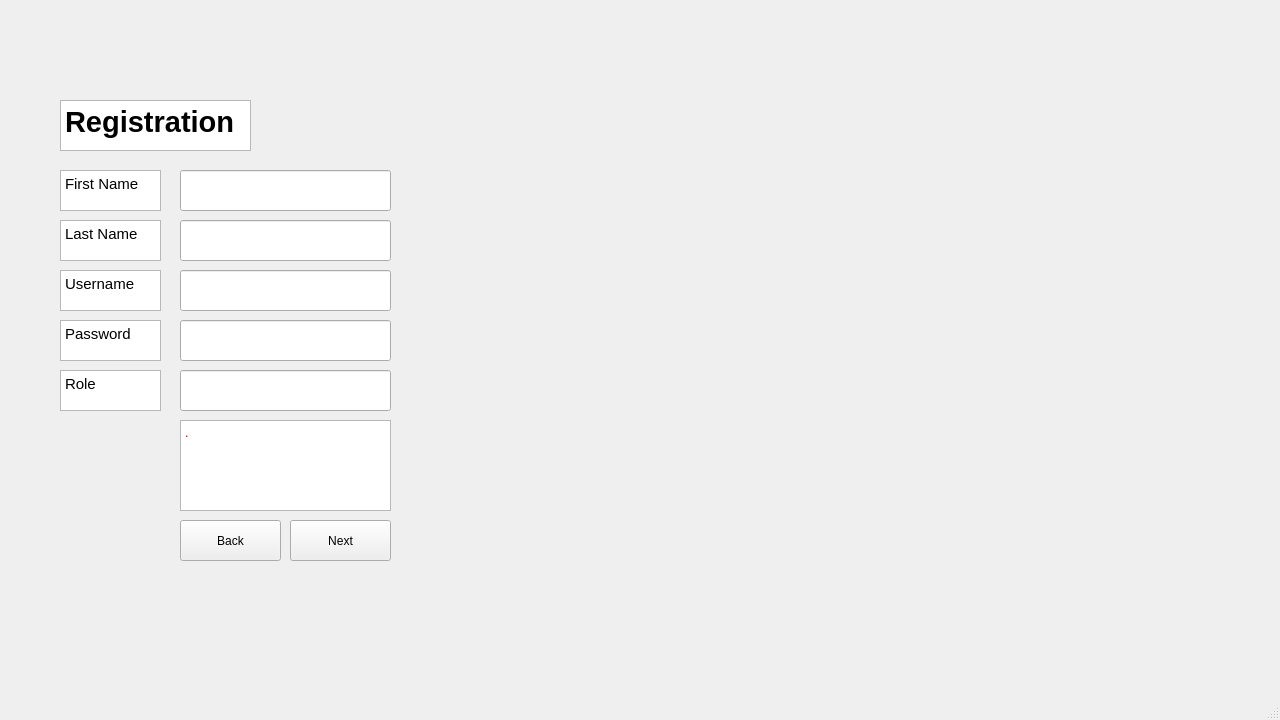
<?xml version="1.0" encoding="UTF-8"?>
<ui version="4.0">
 <class>registration_window</class>
 <widget class="QMainWindow" name="registration_window">
  <property name="geometry">
   <rect>
    <x>0</x>
    <y>0</y>
    <width>1280</width>
    <height>720</height>
   </rect>
  </property>
  <property name="minimumSize">
   <size>
    <width>1280</width>
    <height>720</height>
   </size>
  </property>
  <property name="maximumSize">
   <size>
    <width>1280</width>
    <height>720</height>
   </size>
  </property>
  <property name="windowTitle">
   <string>MainWindow</string>
  </property>
  <widget class="QWidget" name="centralwidget">
   <widget class="QTextBrowser" name="display_password">
    <property name="geometry">
     <rect>
      <x>60</x>
      <y>320</y>
      <width>101</width>
      <height>41</height>
     </rect>
    </property>
    <property name="html">
     <string>&lt;!DOCTYPE HTML PUBLIC &quot;-//W3C//DTD HTML 4.0//EN&quot; &quot;http://www.w3.org/TR/REC-html40/strict.dtd&quot;&gt;
&lt;html&gt;&lt;head&gt;&lt;meta name=&quot;qrichtext&quot; content=&quot;1&quot; /&gt;&lt;meta charset=&quot;utf-8&quot; /&gt;&lt;style type=&quot;text/css&quot;&gt;
p, li { white-space: pre-wrap; }
hr { height: 1px; border-width: 0; }
li.unchecked::marker { content: &quot;\2610&quot;; }
li.checked::marker { content: &quot;\2612&quot;; }
&lt;/style&gt;&lt;/head&gt;&lt;body style=&quot; font-family:'Segoe UI'; font-size:9pt; font-weight:400; font-style:normal;&quot;&gt;
&lt;p style=&quot; margin-top:0px; margin-bottom:0px; margin-left:0px; margin-right:0px; -qt-block-indent:0; text-indent:0px;&quot;&gt;&lt;span style=&quot; font-size:11pt;&quot;&gt;Password&lt;/span&gt;&lt;/p&gt;&lt;/body&gt;&lt;/html&gt;</string>
    </property>
   </widget>
   <widget class="QTextBrowser" name="display_registration">
    <property name="geometry">
     <rect>
      <x>60</x>
      <y>100</y>
      <width>191</width>
      <height>51</height>
     </rect>
    </property>
    <property name="html">
     <string>&lt;!DOCTYPE HTML PUBLIC &quot;-//W3C//DTD HTML 4.0//EN&quot; &quot;http://www.w3.org/TR/REC-html40/strict.dtd&quot;&gt;
&lt;html&gt;&lt;head&gt;&lt;meta name=&quot;qrichtext&quot; content=&quot;1&quot; /&gt;&lt;meta charset=&quot;utf-8&quot; /&gt;&lt;style type=&quot;text/css&quot;&gt;
p, li { white-space: pre-wrap; }
hr { height: 1px; border-width: 0; }
li.unchecked::marker { content: &quot;\2610&quot;; }
li.checked::marker { content: &quot;\2612&quot;; }
&lt;/style&gt;&lt;/head&gt;&lt;body style=&quot; font-family:'Segoe UI'; font-size:9pt; font-weight:400; font-style:normal;&quot;&gt;
&lt;p style=&quot; margin-top:0px; margin-bottom:0px; margin-left:0px; margin-right:0px; -qt-block-indent:0; text-indent:0px;&quot;&gt;&lt;span style=&quot; font-size:22pt; font-weight:700;&quot;&gt;Registration&lt;/span&gt;&lt;/p&gt;&lt;/body&gt;&lt;/html&gt;</string>
    </property>
   </widget>
   <widget class="QTextBrowser" name="display_role">
    <property name="geometry">
     <rect>
      <x>60</x>
      <y>370</y>
      <width>101</width>
      <height>41</height>
     </rect>
    </property>
    <property name="html">
     <string>&lt;!DOCTYPE HTML PUBLIC &quot;-//W3C//DTD HTML 4.0//EN&quot; &quot;http://www.w3.org/TR/REC-html40/strict.dtd&quot;&gt;
&lt;html&gt;&lt;head&gt;&lt;meta name=&quot;qrichtext&quot; content=&quot;1&quot; /&gt;&lt;meta charset=&quot;utf-8&quot; /&gt;&lt;style type=&quot;text/css&quot;&gt;
p, li { white-space: pre-wrap; }
hr { height: 1px; border-width: 0; }
li.unchecked::marker { content: &quot;\2610&quot;; }
li.checked::marker { content: &quot;\2612&quot;; }
&lt;/style&gt;&lt;/head&gt;&lt;body style=&quot; font-family:'Segoe UI'; font-size:9pt; font-weight:400; font-style:normal;&quot;&gt;
&lt;p style=&quot; margin-top:0px; margin-bottom:0px; margin-left:0px; margin-right:0px; -qt-block-indent:0; text-indent:0px;&quot;&gt;&lt;span style=&quot; font-size:11pt;&quot;&gt;Role&lt;/span&gt;&lt;/p&gt;&lt;/body&gt;&lt;/html&gt;</string>
    </property>
   </widget>
   <widget class="QTextBrowser" name="display_lastname">
    <property name="geometry">
     <rect>
      <x>60</x>
      <y>220</y>
      <width>101</width>
      <height>41</height>
     </rect>
    </property>
    <property name="html">
     <string>&lt;!DOCTYPE HTML PUBLIC &quot;-//W3C//DTD HTML 4.0//EN&quot; &quot;http://www.w3.org/TR/REC-html40/strict.dtd&quot;&gt;
&lt;html&gt;&lt;head&gt;&lt;meta name=&quot;qrichtext&quot; content=&quot;1&quot; /&gt;&lt;meta charset=&quot;utf-8&quot; /&gt;&lt;style type=&quot;text/css&quot;&gt;
p, li { white-space: pre-wrap; }
hr { height: 1px; border-width: 0; }
li.unchecked::marker { content: &quot;\2610&quot;; }
li.checked::marker { content: &quot;\2612&quot;; }
&lt;/style&gt;&lt;/head&gt;&lt;body style=&quot; font-family:'Segoe UI'; font-size:9pt; font-weight:400; font-style:normal;&quot;&gt;
&lt;p style=&quot; margin-top:0px; margin-bottom:0px; margin-left:0px; margin-right:0px; -qt-block-indent:0; text-indent:0px;&quot;&gt;&lt;span style=&quot; font-size:11pt;&quot;&gt;Last Name&lt;/span&gt;&lt;/p&gt;&lt;/body&gt;&lt;/html&gt;</string>
    </property>
   </widget>
   <widget class="QTextBrowser" name="display_firstname">
    <property name="geometry">
     <rect>
      <x>60</x>
      <y>170</y>
      <width>101</width>
      <height>41</height>
     </rect>
    </property>
    <property name="html">
     <string>&lt;!DOCTYPE HTML PUBLIC &quot;-//W3C//DTD HTML 4.0//EN&quot; &quot;http://www.w3.org/TR/REC-html40/strict.dtd&quot;&gt;
&lt;html&gt;&lt;head&gt;&lt;meta name=&quot;qrichtext&quot; content=&quot;1&quot; /&gt;&lt;meta charset=&quot;utf-8&quot; /&gt;&lt;style type=&quot;text/css&quot;&gt;
p, li { white-space: pre-wrap; }
hr { height: 1px; border-width: 0; }
li.unchecked::marker { content: &quot;\2610&quot;; }
li.checked::marker { content: &quot;\2612&quot;; }
&lt;/style&gt;&lt;/head&gt;&lt;body style=&quot; font-family:'Segoe UI'; font-size:9pt; font-weight:400; font-style:normal;&quot;&gt;
&lt;p style=&quot; margin-top:0px; margin-bottom:0px; margin-left:0px; margin-right:0px; -qt-block-indent:0; text-indent:0px;&quot;&gt;&lt;span style=&quot; font-size:11pt;&quot;&gt;First Name&lt;/span&gt;&lt;/p&gt;&lt;/body&gt;&lt;/html&gt;</string>
    </property>
   </widget>
   <widget class="QTextBrowser" name="display_username">
    <property name="geometry">
     <rect>
      <x>60</x>
      <y>270</y>
      <width>101</width>
      <height>41</height>
     </rect>
    </property>
    <property name="html">
     <string>&lt;!DOCTYPE HTML PUBLIC &quot;-//W3C//DTD HTML 4.0//EN&quot; &quot;http://www.w3.org/TR/REC-html40/strict.dtd&quot;&gt;
&lt;html&gt;&lt;head&gt;&lt;meta name=&quot;qrichtext&quot; content=&quot;1&quot; /&gt;&lt;meta charset=&quot;utf-8&quot; /&gt;&lt;style type=&quot;text/css&quot;&gt;
p, li { white-space: pre-wrap; }
hr { height: 1px; border-width: 0; }
li.unchecked::marker { content: &quot;\2610&quot;; }
li.checked::marker { content: &quot;\2612&quot;; }
&lt;/style&gt;&lt;/head&gt;&lt;body style=&quot; font-family:'Segoe UI'; font-size:9pt; font-weight:400; font-style:normal;&quot;&gt;
&lt;p style=&quot; margin-top:0px; margin-bottom:0px; margin-left:0px; margin-right:0px; -qt-block-indent:0; text-indent:0px;&quot;&gt;&lt;span style=&quot; font-size:11pt;&quot;&gt;Username&lt;/span&gt;&lt;/p&gt;&lt;/body&gt;&lt;/html&gt;</string>
    </property>
   </widget>
   <widget class="QLineEdit" name="input_firstname">
    <property name="geometry">
     <rect>
      <x>180</x>
      <y>170</y>
      <width>211</width>
      <height>41</height>
     </rect>
    </property>
    <property name="text">
     <string/>
    </property>
   </widget>
   <widget class="QLineEdit" name="input_lastname">
    <property name="geometry">
     <rect>
      <x>180</x>
      <y>220</y>
      <width>211</width>
      <height>41</height>
     </rect>
    </property>
   </widget>
   <widget class="QLineEdit" name="input_username">
    <property name="geometry">
     <rect>
      <x>180</x>
      <y>270</y>
      <width>211</width>
      <height>41</height>
     </rect>
    </property>
   </widget>
   <widget class="QLineEdit" name="input_password">
    <property name="geometry">
     <rect>
      <x>180</x>
      <y>320</y>
      <width>211</width>
      <height>41</height>
     </rect>
    </property>
   </widget>
   <widget class="QLineEdit" name="input_role">
    <property name="geometry">
     <rect>
      <x>180</x>
      <y>370</y>
      <width>211</width>
      <height>41</height>
     </rect>
    </property>
   </widget>
   <widget class="QPushButton" name="back">
    <property name="geometry">
     <rect>
      <x>180</x>
      <y>520</y>
      <width>101</width>
      <height>41</height>
     </rect>
    </property>
    <property name="text">
     <string>Back</string>
    </property>
   </widget>
   <widget class="QPushButton" name="next">
    <property name="geometry">
     <rect>
      <x>290</x>
      <y>520</y>
      <width>101</width>
      <height>41</height>
     </rect>
    </property>
    <property name="text">
     <string>Next</string>
    </property>
   </widget>
   <widget class="QTextBrowser" name="display_error">
    <property name="geometry">
     <rect>
      <x>180</x>
      <y>420</y>
      <width>211</width>
      <height>91</height>
     </rect>
    </property>
    <property name="html">
     <string>&lt;!DOCTYPE HTML PUBLIC &quot;-//W3C//DTD HTML 4.0//EN&quot; &quot;http://www.w3.org/TR/REC-html40/strict.dtd&quot;&gt;
&lt;html&gt;&lt;head&gt;&lt;meta name=&quot;qrichtext&quot; content=&quot;1&quot; /&gt;&lt;meta charset=&quot;utf-8&quot; /&gt;&lt;style type=&quot;text/css&quot;&gt;
p, li { white-space: pre-wrap; }
hr { height: 1px; border-width: 0; }
li.unchecked::marker { content: &quot;\2610&quot;; }
li.checked::marker { content: &quot;\2612&quot;; }
&lt;/style&gt;&lt;/head&gt;&lt;body style=&quot; font-family:'Segoe UI'; font-size:9pt; font-weight:400; font-style:normal;&quot;&gt;
&lt;p style=&quot; margin-top:0px; margin-bottom:0px; margin-left:0px; margin-right:0px; -qt-block-indent:0; text-indent:0px;&quot;&gt;&lt;span style=&quot; color:#aa0000;&quot;&gt;.&lt;/span&gt;&lt;span style=&quot; font-size:10pt;&quot;&gt;    &lt;/span&gt;&lt;/p&gt;
&lt;p style=&quot;-qt-paragraph-type:empty; margin-top:0px; margin-bottom:0px; margin-left:0px; margin-right:0px; -qt-block-indent:0; text-indent:0px; font-size:10pt;&quot;&gt;&lt;br /&gt;&lt;/p&gt;&lt;/body&gt;&lt;/html&gt;</string>
    </property>
   </widget>
  </widget>
  <widget class="QMenuBar" name="menubar">
   <property name="geometry">
    <rect>
     <x>0</x>
     <y>0</y>
     <width>1280</width>
     <height>21</height>
    </rect>
   </property>
  </widget>
  <widget class="QStatusBar" name="statusbar"/>
 </widget>
 <resources/>
 <connections/>
</ui>
